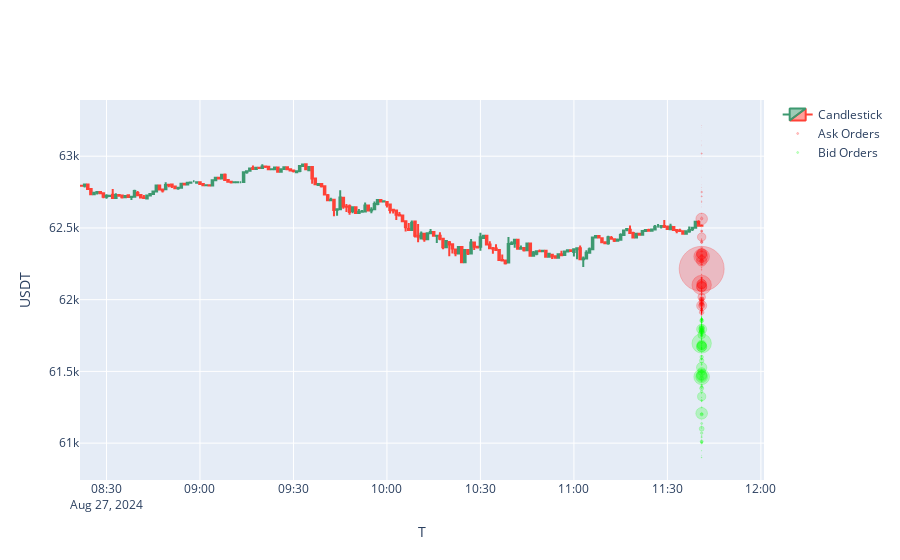

Notebook cell for this chart:
### Code cell
import plotly.graph_objects as go

# Create a candlestick chart
fig = go.Figure()

# Add candlestick trace
fig.add_trace(go.Candlestick(
    x=ohlcv_data.index,
    open=ohlcv_data['open'],
    high=ohlcv_data['high'],
    low=ohlcv_data['low'],
    close=ohlcv_data['close'],
    name='Candlestick'
))

order_book_data['x'] = ohlcv_data.index.max()

# Add ask orders as smaller, semi-transparent bubbles
fig.add_trace(go.Scatter(
    x=order_book_data['x'],
    y=order_book_data['ask_price'],
    mode='markers',
    marker=dict(
        size=order_book_data['ask_quantity'] * 0.001,  # Further reduced size multiplier
        color='rgba(255, 0, 0, 0.3)',  # More transparent red for ask orders
        line=dict(width=0.5, color='rgba(255, 0, 0, 0.6)')
    ),
    name='Ask Orders',
    text=order_book_data['ask_quantity'],  # Display quantity on hover
    hoverinfo='text'
))

# Add bid orders as smaller, semi-transparent bubbles
fig.add_trace(go.Scatter(
    x=order_book_data['x'],
    y=order_book_data['bid_price'],
    mode='markers',
    marker=dict(
        size=order_book_data['bid_quantity'] * 0.001,  # Further reduced size multiplier
        color='rgba(0, 255, 0, 0.3)',  # More transparent green for bid orders
        line=dict(width=0.5, color='rgba(0, 255, 0, 0.6)')
    ),
    name='Bid Orders',
    text=order_book_data['bid_quantity'],  # Display quantity on hover
    hoverinfo='text'
))

# Update layout
fig.update_layout(
    xaxis_title='T',
    yaxis_title='USDT',
    xaxis_rangeslider_visible=False
)

# Show the plot
fig.show()

### Figure 1 — Plotly figure (JSON) as saved in the notebook; plotly's stock layout.template omitted (floating-point values rounded to 4 significant figures; data arrays with more than 128 entries replaced by an {"elided": "..."} marker saying what was removed)
{"data": [{"close": {"elided": "200 float values"}, "high": {"elided": "200 float values"}, "low": {"elided": "200 float values"}, "name": "Candlestick", "open": {"elided": "200 float values"}, "type": "candlestick", "x": {"elided": "200 str values"}}, {"hoverinfo": "text", "marker": {"color": "rgba(255, 0, 0, 0.3)", "line": {"color": "rgba(255, 0, 0, 0.6)", "width": 0.5}, "size": {"elided": "1000 float values"}}, "mode": "markers", "name": "Ask Orders", "text": {"elided": "1000 int values"}, "type": "scatter", "x": {"elided": "1000 str values"}, "y": {"elided": "1000 float values"}}, {"hoverinfo": "text", "marker": {"color": "rgba(0, 255, 0, 0.3)", "line": {"color": "rgba(0, 255, 0, 0.6)", "width": 0.5}, "size": {"elided": "1000 float values"}}, "mode": "markers", "name": "Bid Orders", "text": {"elided": "1000 int values"}, "type": "scatter", "x": {"elided": "1000 str values"}, "y": {"elided": "1000 float values"}}], "layout": {"xaxis": {"rangeslider": {"visible": false}, "title": {"text": "T"}}, "yaxis": {"title": {"text": "USDT"}}}}
